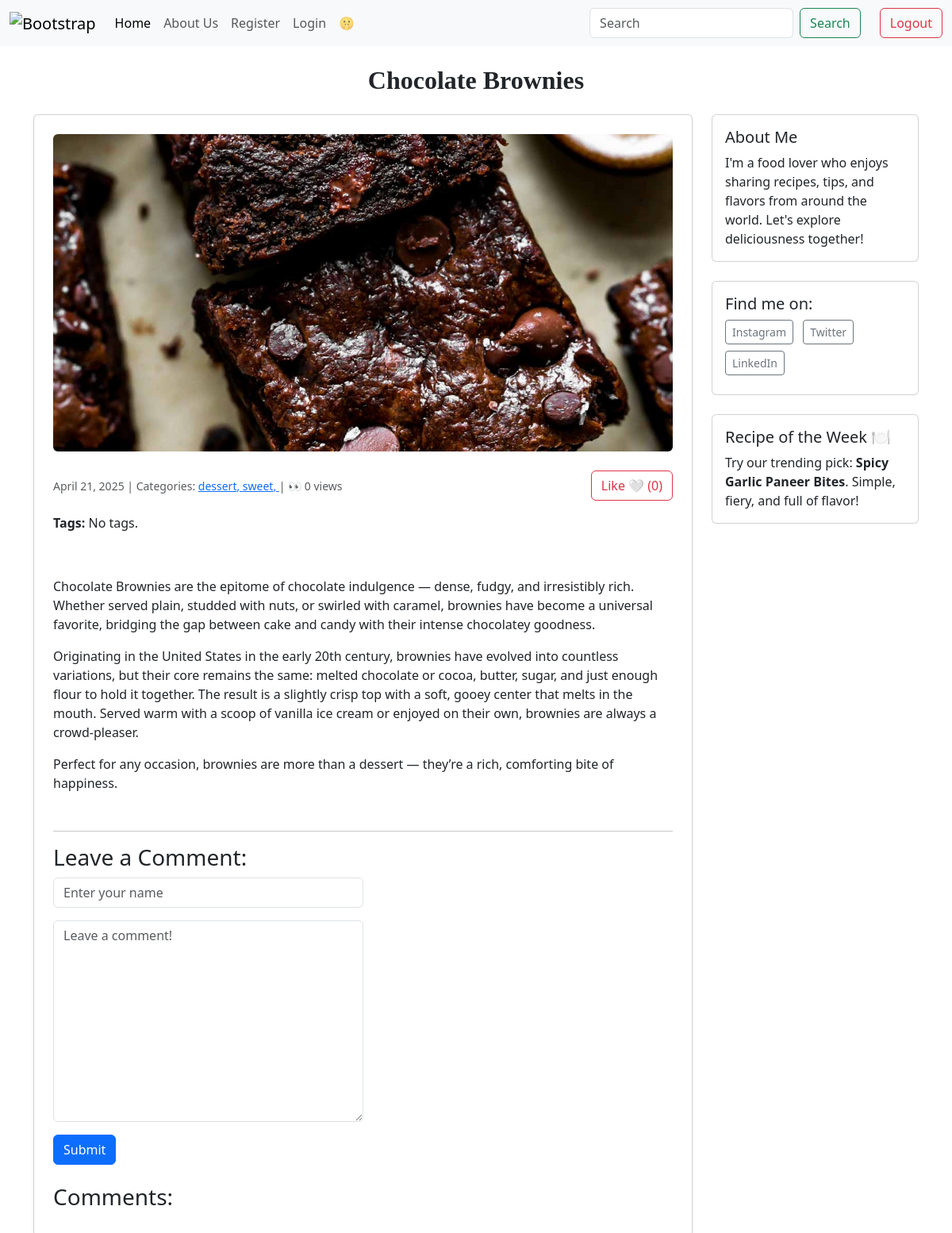
/post/16/, run on an earlier commit of the app's database.
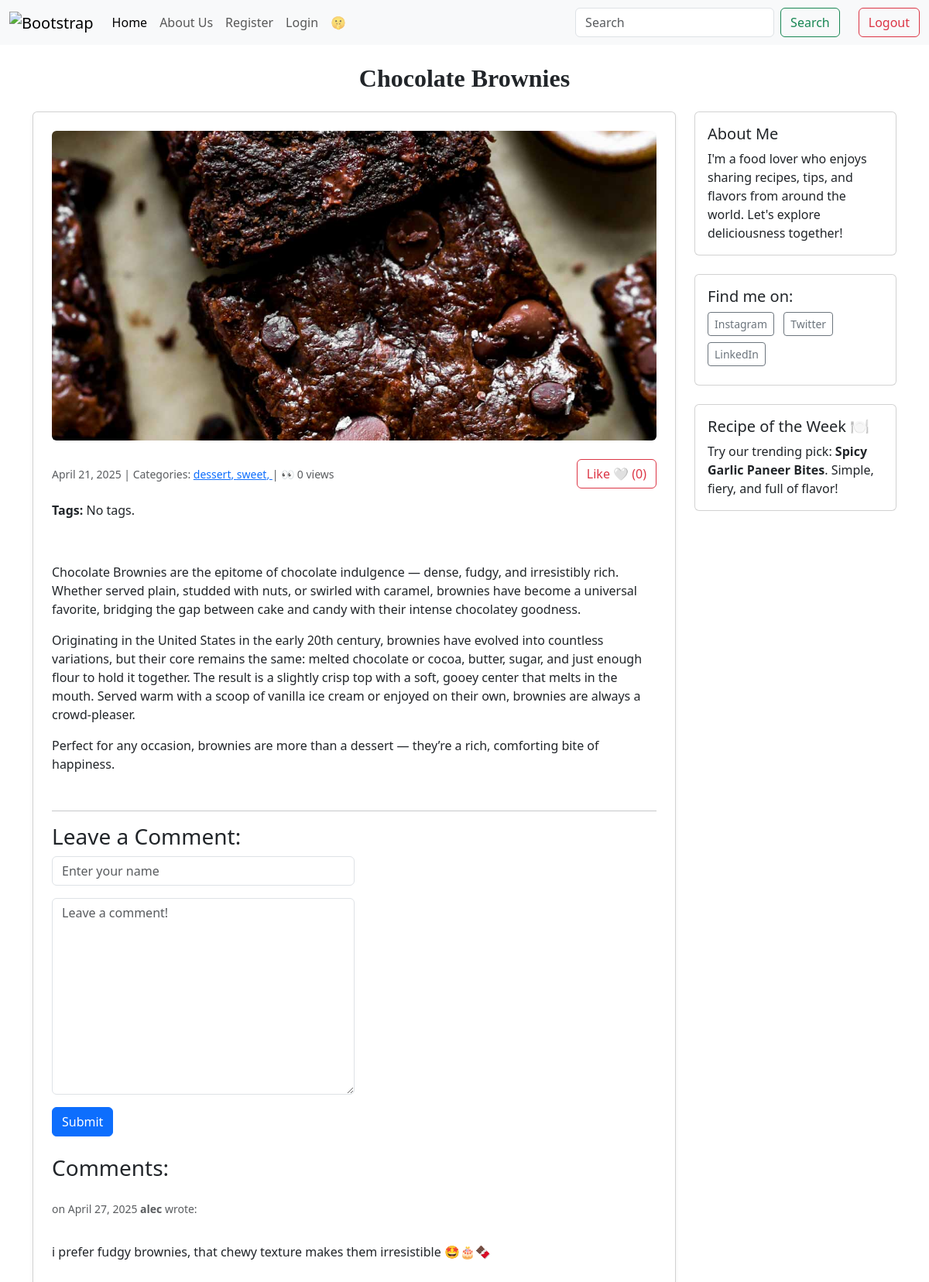
And on a later commit of the database.
### blogapp/models.py (models this page shows, shortened)
class Category(models.Model):
    name = models.CharField(max_length=30)
    class Meta:
        verbose_name_plural = 'Categories'

class Comment(models.Model):
    author = models.CharField(max_length=20)
    body = models.TextField()
    created_on = models.DateTimeField(auto_now_add=True)
    post = models.ForeignKey("Post", on_delete=models.CASCADE)

### blogapp/views.py (the view, shortened to what this page needs)
# urls.py: path("post/<int:pk>/", views.blog_detail, name="blog_detail"),
def blog_detail(request, pk):
    post = Post.objects.get(pk=pk)
    form = CommentForm()
    if request.user.is_authenticated:
        PostView.objects.create(user=request.user, post=post)
    comments = Comment.objects.filter(post=post)
    context = {
        "post": post,
        "comments": comments,
        "form": CommentForm(),
    }
    return render(request, "blogapp/detail.html", context)

### blogapp/forms.py
class CommentForm(forms.Form):
    author = forms.CharField(
        max_length=35,
        widget = forms.TextInput(
            attrs={"class": "form-control", "placeholder": "Enter your name"}
        ),
    )
    body = forms.CharField(
        widget=forms.Textarea(
            attrs={'class':'form-control', "placeholder":"Leave a comment!"}
        ),
    )

### blogapp/models.py (called while the page is built)
    def total_likes(self):
        return self.likes.count()

    @property
    def total_views(self):
        return self.postview_set.count() #postview_set is Django’s default reverse relation

### blogapp/templates/blogapp/detail.html (shortened to what this page needs)
{% extends "blogapp/index.html" %}
{% load widget_tweaks %}
    {% block page_title %}
    <div class="text-center my-4">
     <h2 style="font-family: 'Javanese Text', serif; font-weight: bold;"> {{post.title }} </h2>
    </div>
    {% endblock page_title %}
    {% block page_content %}
    <div class="container mt-4">
        <div class="row">
            <div class="col-md-9">
                <div class="card p-4 shadow-sm">
                    <img src="{{ post.image.url }}" class="card-img-top mb-4 rounded" alt="{{post.title}}" style="max-height: 400px; object-fit: cover;">
                    <div class="d-flex align-items-center justify-content-between mb-3">
                        <small class="text-muted">
                            {{ post.created_on.date}} | Categories:
                            {% for category in post.categories.all %}
                                <a href="{% url 'blog_category' category.name %}">
                                    {{ category.name }},
                                </a>
                            {% endfor %}
                            | 👀 {{post.total_views}} views
                        </small>
                        <form action="{% url 'like_post' post.pk %}" method="POST">
                            {% if user in post.likes.all %}
                                <button type="submit" class="btn btn-danger">Unlike ❤️ ({{ post.total_likes }})</button>
                            {% else %}
                                <button type="submit" class="btn btn-outline-danger">Like 🤍 ({{ post.total_likes }})</button>
                            {% endif %}
                        </form>
                    </div>
                    <p><strong>Tags:</strong>
                        {% for tag in post.tags.all %}
                            <span class="badge bg-secondary">{{ tag.name }}</span>
                        {% empty %}
                            No tags.
                        {% endfor %}
                    </p>
                    <p class="mb-4 mt-3"> {{ post.body | linebreaks }}</p>
                    <hr>
                    <h3> Leave a Comment:</h3>
                    <form method="post" class="mb-4">
                        <div class='mb-3 w-50'>
                            {{form.author|add_class:"form_control"}}
                        </div>
                        <div class='mb-3 w-50'>
                            {{form.body|add_class:"form_control"}}
                        </div>
                        <button type="submit" class="btn btn-primary">Submit</button>
                    </form>
                    <h3>Comments: </h3>
                    {% for comment in comments %}
                    <p class="mt-3">
                        <small class="text-muted">
                        on {{comment.created_on.date}} <b> {{comment.author}}</b> wrote:
                        </small>
                    </p>
                    <p>
                        {{comment.body | linebreaks}}
                    </p>
                    {% endfor %}
                </div>
            </div>
             <div class="col-md-3">
                {% include "partials/sidebar.html" %}
             </div>
        </div>
    </div>
    {% endblock page_content %}

What changed in the data, as far as the page shows it:
added Comment: created_on "April 27, 2025", author "alec", body "i prefer fudgy brownies, that chewy texture makes them irresistible 🤩🎂🍫"
